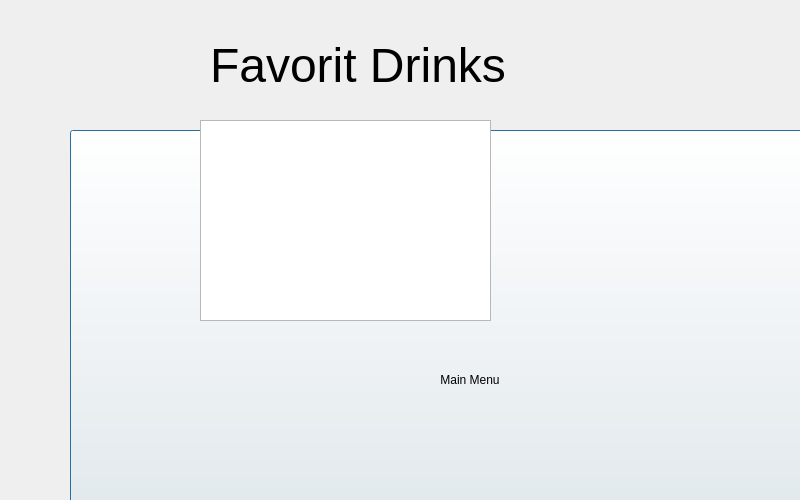
<?xml version="1.0" encoding="UTF-8"?>
<ui version="4.0">
 <class>Dialog</class>
 <widget class="QDialog" name="Dialog">
  <property name="geometry">
   <rect>
    <x>0</x>
    <y>0</y>
    <width>800</width>
    <height>500</height>
   </rect>
  </property>
  <property name="windowTitle">
   <string>Dialog</string>
  </property>
  <widget class="QPushButton" name="pushButton">
   <property name="geometry">
    <rect>
     <x>70</x>
     <y>130</y>
      <width>800</width>
    <height>500</height>
    </rect>
   </property>
   <property name="text">
    <string>Main Menu</string>
   </property>
  </widget>
  <widget class="QTextBrowser" name="textBrowserFavoritnformation">
   <property name="geometry">
    <rect>
     <x>200</x>
     <y>120</y>
     <width>291</width>
     <height>201</height>
    </rect>
   </property>
  </widget>
  <widget class="QLabel" name="Favorit">
   <property name="geometry">
    <rect>
     <x>210</x>
     <y>-10</y>
     <width>471</width>
     <height>151</height>
    </rect>
   </property>
   <property name="font">
    <font>
     <pointsize>36</pointsize>
    </font>
   </property>
   <property name="text">
    <string>Favorit Drinks</string>
   </property>
  </widget>
 </widget>
 <resources/>
 <connections/>
</ui>
